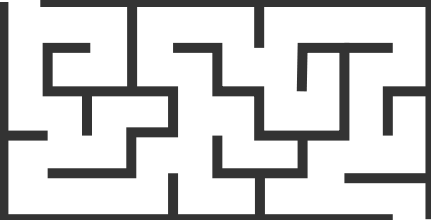
#> input picture Mazes/maze1.png, 431 x 220 px
$ python AStar.py
#> lines starting #> are read from the running program, lines starting #| are printed output that depends on the picture; long printed decimals are rounded
### GridManager.py
import cv2
import numpy as np
import matplotlib.pyplot as plt


class GridMaker():

    def __init__(_self, pathToImg:str, resize=1):
        _self.resize = resize
        _self.ox, _self.oy = _self.makeGrid(pathToImg)

    def makeGrid(_self, pathToImg:str):
        # Imagen a tratar
        img = cv2.imread(pathToImg)

        # convertir la imagen a escala de grises
        img = cv2.cvtColor(img, cv2.COLOR_BGR2GRAY)

        # Redimensionar la imagen
        width, height = img.shape[0], img.shape[1]
        dim = (int(height / _self.resize), int(width / _self.resize))

        # Cambia la resolución de la imagen
        img = cv2.resize(img, dim, interpolation = cv2.INTER_LINEAR)

        # convertir la imagen a blanco y negro.
        _, _self.img = cv2.threshold(img, 200, 255, cv2.THRESH_BINARY)

        # Mapa
        ox, oy = [], []
        for i, row in enumerate(_self.img):
            for j in range(len(row)):
                if (_self.img[i][j] == 0):
                        ox.append(j)
                        oy.append(i)
        return ox, oy

    # [5 lines left out: function showMap, not called in this run]


# [4 lines that do not run on import are left out]

### AStar.py
"""
A* grid planning

author: Atsushi Sakai(@Atsushi_twi)
        Nikos Kanargias (nkana@tee.gr)
"""

import math
import time
import argparse

from GridManager import GridMaker

import matplotlib.pyplot as plt

show_animation = False


class AStarPlanner:

    def __init__(self, ox, oy, resolution, rr):
        """
        Initialize grid map for a star planning

        ox: x position list of Obstacles [m]
        oy: y position list of Obstacles [m]
        resolution: grid resolution [m]
        rr: robot radius[m]
        """

        self.resolution = resolution
        self.rr = rr
        self.min_x, self.min_y = 0, 0
        self.max_x, self.max_y = 0, 0
        self.obstacle_map = None
        self.x_width, self.y_width = 0, 0
        self.motion = self.get_motion_model()
        self.calc_obstacle_map(ox, oy)

    class Node:
        def __init__(self, x, y, cost, parent_index):
            self.x = x  # index of grid
            self.y = y  # index of grid
            self.cost = cost
            self.parent_index = parent_index

        def __str__(self):
            return str(self.x) + "," + str(self.y) + "," + str(
                self.cost) + "," + str(self.parent_index)

    def planning(self, sx, sy, gx, gy):
        """
        A star path search

        input:
            s_x: start x position [m]
            s_y: start y position [m]
            gx: goal x position [m]
            gy: goal y position [m]

        output:
            rx: x position list of the final path
            ry: y position list of the final path
        """

        start_node = self.Node(self.calc_xy_index(sx, self.min_x),
                               self.calc_xy_index(sy, self.min_y), 0.0, -1)
        goal_node = self.Node(self.calc_xy_index(gx, self.min_x),
                              self.calc_xy_index(gy, self.min_y), 0.0, -1)

        open_set, closed_set = dict(), dict()
        open_set[self.calc_grid_index(start_node)] = start_node

        while True:
            if len(open_set) == 0:
                print("Open set is empty..")
                break

            c_id = min(
                open_set,
                key=lambda o: open_set[o].cost + self.calc_heuristic(goal_node,
                                                                     open_set[
                                                                         o]))
            current = open_set[c_id]

            # show graph
            if show_animation:  # pragma: no cover
                plt.plot(self.calc_grid_position(current.x, self.min_x),
                         self.calc_grid_position(current.y, self.min_y), "xc")
                # for stopping simulation with the esc key.
                plt.gcf().canvas.mpl_connect('key_release_event',
                                             lambda event: [exit(
                                                 0) if event.key == 'escape' else None])
                if len(closed_set.keys()) % 10 == 0:
                    plt.pause(0.001)

            if current.x == goal_node.x and current.y == goal_node.y:
                print("Find goal")
                goal_node.parent_index = current.parent_index
                goal_node.cost = current.cost
                break

            # Remove the item from the open set
            del open_set[c_id]

            # Add it to the closed set
            closed_set[c_id] = current

            # expand_grid search grid based on motion model
            for i, _ in enumerate(self.motion):
                node = self.Node(current.x + self.motion[i][0],
                                 current.y + self.motion[i][1],
                                 current.cost + self.motion[i][2], c_id)
                n_id = self.calc_grid_index(node)

                # If the node is not safe, do nothing
                if not self.verify_node(node):
                    continue

                if n_id in closed_set:
                    continue

                if n_id not in open_set:
                    open_set[n_id] = node  # discovered a new node
                else:
                    if open_set[n_id].cost > node.cost:
                        # This path is the best until now. record it
                        open_set[n_id] = node

        rx, ry = self.calc_final_path(goal_node, closed_set)

        return rx, ry

    def calc_final_path(self, goal_node, closed_set):
        # generate final course
        rx, ry = [self.calc_grid_position(goal_node.x, self.min_x)], [
            self.calc_grid_position(goal_node.y, self.min_y)]
        parent_index = goal_node.parent_index
        while parent_index != -1:
            n = closed_set[parent_index]
            rx.append(self.calc_grid_position(n.x, self.min_x))
            ry.append(self.calc_grid_position(n.y, self.min_y))
            parent_index = n.parent_index

        return rx, ry

    @staticmethod
    def calc_heuristic(n1, n2):
        w = 1.0  # weight of heuristic
        d = w * math.hypot(n1.x - n2.x, n1.y - n2.y)
        return d

    # [10 lines left out: function calc_grid_position, not called in this run]

    def calc_xy_index(self, position, min_pos):
        return round((position - min_pos) / self.resolution)

    def calc_grid_index(self, node):
        return (node.y - self.min_y) * self.x_width + (node.x - self.min_x)

    def verify_node(self, node):
        px = self.calc_grid_position(node.x, self.min_x)
        py = self.calc_grid_position(node.y, self.min_y)

        if px < self.min_x:
            return False
        elif py < self.min_y:
            return False
        elif px >= self.max_x:
            return False
        elif py >= self.max_y:
            return False

        # collision check
        if self.obstacle_map[node.x][node.y]:
            return False

        return True

    def calc_obstacle_map(self, ox, oy):

        self.min_x = round(min(ox))
        self.min_y = round(min(oy))
        self.max_x = round(max(ox))
        self.max_y = round(max(oy))

        self.x_width = round((self.max_x - self.min_x) / self.resolution)
        self.y_width = round((self.max_y - self.min_y) / self.resolution)

        # obstacle map generation
        self.obstacle_map = [[False for _ in range(self.y_width)]
                             for _ in range(self.x_width)]

        for ix in range(self.x_width):
            x = self.calc_grid_position(ix, self.min_x)
            for iy in range(self.y_width):
                y = self.calc_grid_position(iy, self.min_y)
                for iox, ioy in zip(ox, oy):
                    d = math.hypot(iox - x, ioy - y)
                    if d <= self.rr:
                        self.obstacle_map[ix][iy] = True
                        break

    def calc_grid_position(self, index, min_position):
        """
        calc grid position

        :param index:
        :param min_position:
        :return:
        """
        pos = index * self.resolution + min_position
        return pos

    @staticmethod
    def get_motion_model():
        # dx, dy, cost
        motion = [[1, 0, 1],
                  [0, 1, 1],
                  [-1, 0, 1],
                  [0, -1, 1],
                  [-1, -1, math.sqrt(2)],
                  [-1, 1, math.sqrt(2)],
                  [1, -1, math.sqrt(2)],
                  [1, 1, math.sqrt(2)]]

        return motion

    def estimate_cost(self, rx, ry):
        cost = 0
        for pos in range(len(rx)):
            if (pos == 0):
                continue
            else:
                # Camino en diagonal
                if (rx[pos] != rx[pos-1] and ry[pos] != ry[pos-1]):
                    cost += math.sqrt(2)

                # Camino recto
                else:
                    cost += 1
        return cost


def main():
    print(__file__ + " start!!")

    # Parser de argumentos
    parser = argparse.ArgumentParser()
    # Número del mapa
    parser.add_argument("-m", "--maze", type=int, help="Número del laberinto a procesar")
    args = parser.parse_args()
    maze = 1
    resize = 1

    if args.maze:
        print("Procesando archivo:", args.maze)
        maze = args.maze
    else:
        print("No se especificó un archivo, utilizando archivo predeterminado")

    if maze == 1:
        # start and goal position
        sx = 5.0  # [m]
        sy = 3.0  # [m]
        gx = 80.0 # [m]
        gy = 40.0  # [m]
        grid_size = 1.0  # [m]
        robot_radius = 1.0  # [m]
        resize = 5

    elif maze == 2:
        # start and goal position
        sx = 60.0  # [m]
        sy = 115.0  # [m]
        gx = 60.0 # [m]
        gy = 60.0  # [m]
        grid_size = 1.0  # [m]
        robot_radius = 1.0  # [m]
        resize = 2

    elif maze == 3:
        # start and goal position
        sx = 200.0  # [m]
        sy = 100.0  # [m]
        gx = 25.0 # [m]
        gy = 41.0  # [m]
        grid_size = 1.0  # [m]
        robot_radius = 1.0  # [m]
        resize = 1

    elif maze == 4:
        # start and goal position
        sx = 120.0  # [m]
        sy = 30.0  # [m]
        gx = 93.0 # [m]
        gy = 74.0  # [m]
        grid_size = 1.0  # [m]
        robot_radius = 1.0  # [m]
        resize = 9

    # Creamos un mapa
    gm = GridMaker('Mazes/maze' + str(maze) + '.png', resize)
#> in makeGrid, img is the input picture: shape (220, 431, 3); min 51, max 255, mean 205.8
#> in makeGrid, `img = cv2.resize(img, dim, interpolation = cv2.INTER_LINEAR)`:
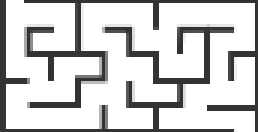
#> img: shape (44, 86) (shown 3 times larger); min 51, max 255, mean 207.6
#> in makeGrid, `_, _self.img = cv2.threshold(img, 200, 255, cv2.THRESH_BINARY)`:
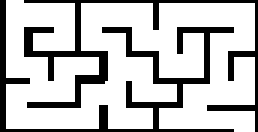
#> _self.img: shape (44, 86) (shown 3 times larger); 75.8% white; black in thin lines or dots
#> the loop in makeGrid, `for i, row in enumerate(_self.img):` made 44 passes
#> after the loop in makeGrid, `for i, row in enumerate(_self.img):`: ox = 915 values, max 85 at index 79, min 0 at index 0, mean 40.68; oy = 915 values from 0 to 43
    ox, oy = gm.ox, gm.oy
#> oy = 915 values from 0 to 43

    if show_animation:  # pragma: no cover
        plt.plot(ox, oy, ".k")
        plt.plot(sx, sy, "og")
        plt.plot(gx, gy, "xb")
        plt.grid(True)
        plt.axis("equal")

    start_time = time.perf_counter()

    a_star = AStarPlanner(ox, oy, grid_size, robot_radius)
#> in calc_obstacle_map, `self.min_x = round(min(ox))`: self.min_x = 0
#> in calc_obstacle_map, `self.max_x = round(max(ox))`: self.max_x = 85
#> in calc_obstacle_map, `self.max_y = round(max(oy))`: self.max_y = 43
#> in calc_obstacle_map, `self.x_width = round((self.max_x - self.min_x) / self.resolution)`: self.x_width = 85
#> in calc_obstacle_map, `self.y_width = round((self.max_y - self.min_y) / self.resolution)`: self.y_width = 43
#> the loop in calc_obstacle_map, `for ix in range(self.x_width):` made 85 passes
    rx, ry = a_star.planning(sx, sy, gx, gy)

    cost = a_star.estimate_cost(rx, ry)
    print("Coste final: ", cost)
#| Coste final:  189.196

    end_time = time.perf_counter()

    print("Tiempo de ejecución:", end_time - start_time)

    if show_animation:  # pragma: no cover
        plt.plot(rx, ry, "-r")
        plt.pause(0.001)
        plt.show()

# [82 lines left out: function start, not called in this run]

if __name__ == '__main__':
    main()

$ run again, with Mazes/maze3.png copied over Mazes/maze1.png
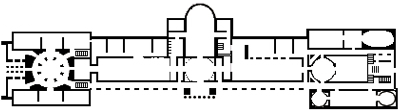
#> input picture Mazes/maze3.png, 400 x 110 px
#> in makeGrid, img is the input picture: shape (110, 400, 3); mean B, G, R 219.6, 219.6, 219.7
#> in makeGrid, `img = cv2.resize(img, dim, interpolation = cv2.INTER_LINEAR)`:
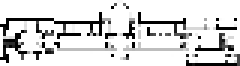
#> img: shape (22, 80) (shown 3 times larger); min 0, max 255, mean 215.7
#> in makeGrid, `_, _self.img = cv2.threshold(img, 200, 255, cv2.THRESH_BINARY)`:
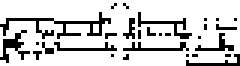
#> _self.img: shape (22, 80) (shown 3 times larger); 81.1% white; black in thin lines or dots
#> the loop in makeGrid, `for i, row in enumerate(_self.img):` made 22 passes
#> after the loop in makeGrid, `for i, row in enumerate(_self.img):`: ox = 332 values, max 79 at index 301, min 0 at index 73, mean 38.2; oy = 332 values from 1 to 21
#> self.min_x = 0
#> self.min_y = 1
#> self.max_x = 79
#> self.max_y = 21
#> self.x_width = 79
#> self.y_width = 20
#> the loop in calc_obstacle_map, `for ix in range(self.x_width):` made 79 passes
#> the loop in estimate_cost, `for pos in range(len(rx)):` made 1 pass
#| Coste final:  0
